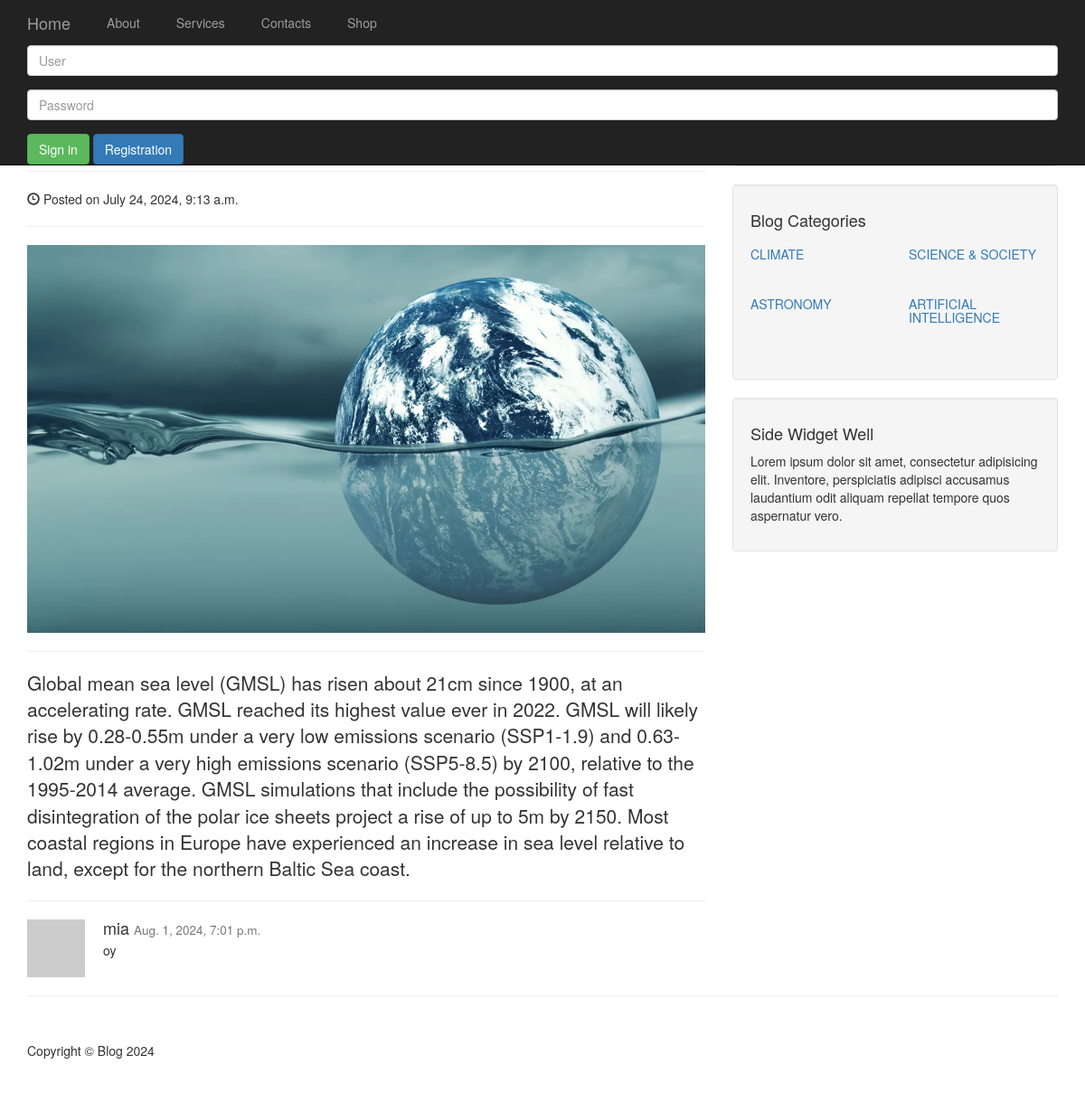
The app's page /post/Sea level rise/6/ with its own data.
### blog/models.py (models this page shows, shortened)
class Post(models.Model):
    title = models.CharField(max_length=50, verbose_name="Заголовок")
    content = models.TextField(verbose_name="Опис")
    published_date = models.DateTimeField(auto_created=True, verbose_name="Дата публікації")
    category = models.ForeignKey(Category, on_delete=models.CASCADE, verbose_name="Категорія")
    user = models.ForeignKey(User, on_delete=models.SET_NULL, null=True, verbose_name="Автор", blank=True)
    image = models.ImageField(upload_to='post_images')
    class Meta:
        verbose_name = "Пост"
        verbose_name_plural = "Пости"

class Comment(models.Model):
    author = models.ForeignKey(Profile, on_delete=models.CASCADE, default=1)
    published_date = models.DateTimeField(auto_now_add=True, verbose_name='Дата публікації')
    content = models.TextField(verbose_name='Коментар')
    post = models.ForeignKey(Post, max_length=30, verbose_name="Заголовок", on_delete=models.CASCADE)

class Profile(models.Model):
    user = models.OneToOneField(User, on_delete=models.CASCADE)
    avatar = models.ImageField(upload_to='user_avatar')
    phone = models.CharField(max_length=15, blank=True)
    country = models.CharField(max_length=25, blank=True)
    city = models.CharField(max_length=30, blank=True)
    gender = models.CharField(max_length=20, blank=True)
    def __str__(self):
        return self.user.username

class Category(models.Model):
    name = models.CharField(max_length=30)
    class Meta:
        verbose_name = "Категорія"
        verbose_name_plural = "Категорії"

### blog/views.py (the view)
# urls.py: path("post/<str:name>/<int:id>/", views.post, name="post"),
def post(request, name=None, id=None):
    post = get_object_or_404(Post, title=name, id=id)
    comments = Comment.objects.filter(post=post).order_by('-published_date')
    if request.method == 'POST':
        form = CommentForm(request.POST)
        if form.is_valid():
            comment = form.save(commit=False)
            comment.post = post
            comment.author = request.user.profile
            comment.save()
            return redirect('post', name=post.title, id=post.id)
    else:
        form = CommentForm()
    context = {
        'post': post,
        'comment': comments,
        'form': form
    }
    context.update(get_categories())
    return render(request, "blog/post.html", context)

### blog/forms.py
class CommentForm(forms.ModelForm):
    class Meta:
        model = Comment
        fields = ['content']

### blog/views.py (called while the page is built)
def get_categories():
    cats = Category.objects.all()
    count = cats.count()
    half = count // 2
    first_half = cats[:half]
    second_half = cats[half:]
    return {'cats1': first_half, 'cats2': second_half}

### cart/context_processors.py (called while the page is built)
def cart_context(request):
    cart = Cart(request)
    return {'cart': cart}

### shop/context_processors.py (called while the page is built)
def categories(request):
    return {
        'categories': Category.objects.all()
    }

### templates/blog/post.html (shortened to what this page needs)
{% extends 'blog/base.html' %}
{% load crispy_forms_tags %}
{% block content %}
<h1>{{ post.title }}</h1>
<p class="lead">
    by <a href="{% url 'profile' %}">{{ post.user }}</a>
</p>
<hr>
<p><span class="glyphicon glyphicon-time"></span> Posted on {{ post.published_date }}</p>
<hr>
<img class="img-responsive" src="{{ post.image.url }}" alt="">
<hr>
<p class="lead"> {{ post.content }}</p>
<hr>
    {% for com in comment %}
<div class="media">
    <a class="pull-left" href="#">
        <img class="media-object" src="http://placehold.it/64x64" alt="">
    </a>
    <div class="media-body">
        <h4 class="media-heading">{{ com.author }}
            <small>{{ com.published_date }}</small>
        </h4>
        {{ com.content }}
    </div>
</div>
    {% endfor %}
{% endblock %}

### templates/blog/base.html (shortened to what this page needs)
<!doctype html>
<html lang="en">
<head>
    {% load static %}
    <link href="{% static 'blog/css/bootstrap.min.css' %}" rel="stylesheet">
    <link href="{% static 'blog/css/blog-home.css' %}" rel="stylesheet">
    <link type="text/css" href="{% static 'blog/css/style.css' %}" rel="stylesheet">
</head>
<body>
    <nav class="navbar navbar-inverse navbar-fixed-top" role="navigation">
        <div class="container">
            <div class="navbar-header">
                <a class="navbar-brand" href="{% url 'index' %}">Home</a>
            </div>
            <div class="collapse navbar-collapse" id="bs-example-navbar-collapse-1">
                <ul class="nav navbar-nav">
                    <li>
                        <a href="#">About</a>
                    </li>
                    <li>
                        <a href="#">Services</a>
                    </li>
                    <li>
                        <a href="{% url 'contacts' %}">Contacts</a>
                    </li>
                     <li>
                        <a href="{% url 'shop:product_list' %}">Shop</a>
                    </li>
                </ul>
                {% include 'blog/toggle_login.html' %}
            </div>
        </div>
    </nav>
    <div class="container">
        <div class="row">
            <div class="col-md-8">
                {% block content %}
                {% endblock %}
            </div>
            <div class="col-md-4">
                <div class="well">
                    <h4>Blog Search</h4>
                    <form class="input-group" method="GET" action="{% url 'search' %}">
                        <span class="input-group-btn">
                        </span>
                    </form>
                </div>
                <div class="well">
                    <h4>Blog Categories</h4>
                    <div class="row">
                        <div class="col-lg-6">
                            <ul class="list-unstyled">
                                {% for c in cats1 %}
                                <li><a href="{% url 'category' c.name %}"><h5>{{c.name}}</h5></a>
                                </li>
                                {% endfor %}
                            </ul>
                        </div>
                        <div class="col-lg-6">
                            <ul class="list-unstyled">
                                 {% for c in cats2 %}
                                <li><a href="{% url 'category' c.name %}"><h5>{{c.name}}</h5></a>
                                </li>
                                {% endfor %}
                            </ul>
                        </div>
                    </div>
                </div>
                <div class="well">
                    <h4>Side Widget Well</h4>
                    <p>Lorem ipsum dolor sit amet, consectetur adipisicing elit. Inventore, perspiciatis adipisci accusamus laudantium odit aliquam repellat tempore quos aspernatur vero.</p>
                </div>
            </div>
        </div>
        <hr>
        <footer>
            <div class="row">
                <div class="col-lg-12">
                    <p>Copyright &copy; Blog 2024</p>
                </div>
            </div>
        </footer>
    </div>
</body>
</html>

### static/blog/css/blog-home.css (style rules this page uses)
body { padding-top: 70px; }
footer { margin: 50px 0; }

### static/blog/css/style.css (style rules this page uses)
h1 { color: #333; }
a { margin-right: 10px; }

### records on screen
Post: published_date "July 24, 2024, 9:13 a.m.", image (picture), content "Global mean sea level (GMSL) has risen about 21cm since 1900, at an accelerating rate. GMSL reached its highest value ever in 2022. GMSL will likely rise by 0.28-0.55m under a very low emissions scenario (SSP1-1.9) and 0.63-1.02m under a very high emissions scenario (SSP5-8.5) by 2100, relative to the 1995-2014 average. GMSL simulations that include the possibility of fast disintegration of the polar ice sheets project a rise of up to 5m by 2150. Most coastal regions in Europe have experienced an increase in sea level relative to land, except for the northern Baltic Sea coast."
Comment: author "mia", published_date "Aug. 1, 2024, 7:01 p.m.", content "oy"
Category: name "CLIMATE"
Category: name "ASTRONOMY"
Category: name "SCIENCE & SOCIETY"
Category: name "ARTIFICIAL INTELLIGENCE"
